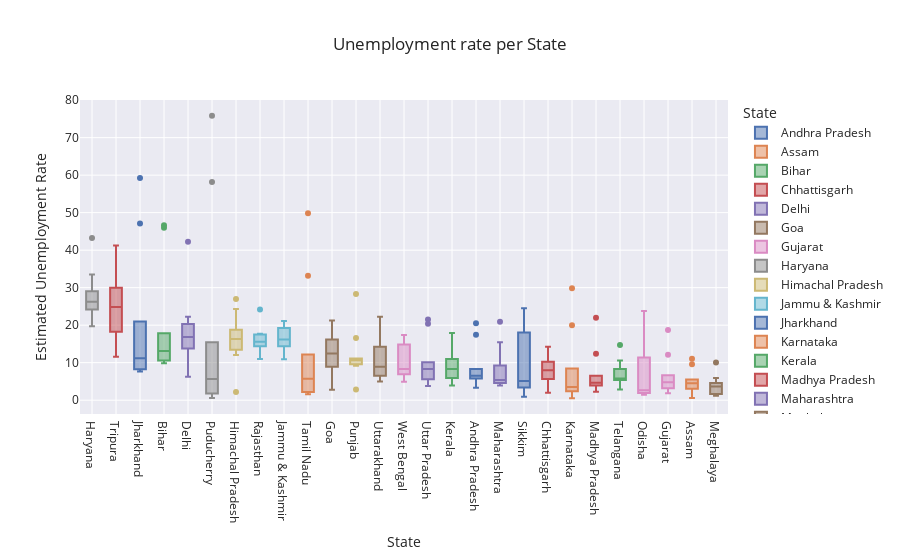

Notebook code cell kept with this figure:
### Code cell
# Box plot of Unemployment rate per State

import plotly.express as px
fig = px.box(df, x ='State',y='Estimated Unemployment Rate',color= 'State', title = 'Unemployment rate per State',template= 'seaborn')
fig.update_layout(xaxis={'categoryorder' : 'total descending'})
fig.show()

### Figure 1 — Plotly figure (JSON) as saved in the notebook; plotly's stock layout.template omitted (floating-point values rounded to 4 significant figures)
{"data": [{"alignmentgroup": "True", "hovertemplate": "State=%{x}<br>Estimated Unemployment Rate=%{y}<extra></extra>", "legendgroup": "Andhra Pradesh", "marker": {"color": "rgb(76,114,176)"}, "name": "Andhra Pradesh", "notched": false, "offsetgroup": "Andhra Pradesh", "orientation": "v", "showlegend": true, "type": "box", "x": ["Andhra Pradesh", "Andhra Pradesh", "Andhra Pradesh", "Andhra Pradesh", "Andhra Pradesh", "Andhra Pradesh", "Andhra Pradesh", "Andhra Pradesh", "Andhra Pradesh", "Andhra Pradesh"], "x0": " ", "xaxis": "x", "y": [5.48, 5.83, 5.79, 20.51, 17.43, 3.31, 8.34, 6.96, 6.4, 6.59], "y0": " ", "yaxis": "y"}, {"alignmentgroup": "True", "hovertemplate": "State=%{x}<br>Estimated Unemployment Rate=%{y}<extra></extra>", "legendgroup": "Assam", "marker": {"color": "rgb(221,132,82)"}, "name": "Assam", "notched": false, "offsetgroup": "Assam", "orientation": "v", "showlegend": true, "type": "box", "x": ["Assam", "Assam", "Assam", "Assam", "Assam", "Assam", "Assam", "Assam", "Assam", "Assam"], "x0": " ", "xaxis": "x", "y": [4.66, 4.41, 4.77, 11.06, 9.55, 0.6, 3.77, 5.53, 1.19, 3.02], "y0": " ", "yaxis": "y"}, {"alignmentgroup": "True", "hovertemplate": "State=%{x}<br>Estimated Unemployment Rate=%{y}<extra></extra>", "legendgroup": "Bihar", "marker": {"color": "rgb(85,168,104)"}, "name": "Bihar", "notched": false, "offsetgroup": "Bihar", "orientation": "v", "showlegend": true, "type": "box", "x": ["Bihar", "Bihar", "Bihar", "Bihar", "Bihar", "Bihar", "Bihar", "Bihar", "Bihar", "Bihar"], "x0": " ", "xaxis": "x", "y": [10.61, 10.29, 15.43, 46.64, 45.96, 17.82, 12.79, 13.44, 11.91, 9.82], "y0": " ", "yaxis": "y"}, {"alignmentgroup": "True", "hovertemplate": "State=%{x}<br>Estimated Unemployment Rate=%{y}<extra></extra>", "legendgroup": "Chhattisgarh", "marker": {"color": "rgb(196,78,82)"}, "name": "Chhattisgarh", "notched": false, "offsetgroup": "Chhattisgarh", "orientation": "v", "showlegend": true, "type": "box", "x": ["Chhattisgarh", "Chhattisgarh", "Chhattisgarh", "Chhattisgarh", "Chhattisgarh", "Chhattisgarh", "Chhattisgarh", "Chhattisgarh", "Chhattisgarh", "Chhattisgarh"], "x0": " ", "xaxis": "x", "y": [9.65, 8.38, 7.54, 3.41, 10.5, 14.23, 10.27, 5.63, 1.96, 6.62], "y0": " ", "yaxis": "y"}, {"alignmentgroup": "True", "hovertemplate": "State=%{x}<br>Estimated Unemployment Rate=%{y}<extra></extra>", "legendgroup": "Delhi", "marker": {"color": "rgb(129,114,179)"}, "name": "Delhi", "notched": false, "offsetgroup": "Delhi", "orientation": "v", "showlegend": true, "type": "box", "x": ["Delhi", "Delhi", "Delhi", "Delhi", "Delhi", "Delhi", "Delhi", "Delhi", "Delhi", "Delhi"], "x0": " ", "xaxis": "x", "y": [22.23, 14.84, 17.04, 16.68, 42.27, 18.19, 20.3, 13.79, 12.53, 6.27], "y0": " ", "yaxis": "y"}, {"alignmentgroup": "True", "hovertemplate": "State=%{x}<br>Estimated Unemployment Rate=%{y}<extra></extra>", "legendgroup": "Goa", "marker": {"color": "rgb(147,120,96)"}, "name": "Goa", "notched": false, "offsetgroup": "Goa", "orientation": "v", "showlegend": true, "type": "box", "x": ["Goa", "Goa", "Goa", "Goa", "Goa", "Goa", "Goa", "Goa", "Goa", "Goa"], "x0": " ", "xaxis": "x", "y": [8.89, 2.81, 5.25, 13.31, 21.25, 9.96, 17.07, 16.21, 15.38, 11.54], "y0": " ", "yaxis": "y"}, {"alignmentgroup": "True", "hovertemplate": "State=%{x}<br>Estimated Unemployment Rate=%{y}<extra></extra>", "legendgroup": "Gujarat", "marker": {"color": "rgb(218,139,195)"}, "name": "Gujarat", "notched": false, "offsetgroup": "Gujarat", "orientation": "v", "showlegend": true, "type": "box", "x": ["Gujarat", "Gujarat", "Gujarat", "Gujarat", "Gujarat", "Gujarat", "Gujarat", "Gujarat", "Gujarat", "Gujarat"], "x0": " ", "xaxis": "x", "y": [5.54, 6.38, 6.66, 18.71, 12.11, 3.2, 1.84, 1.87, 3.42, 4.03], "y0": " ", "yaxis": "y"}, {"alignmentgroup": "True", "hovertemplate": "State=%{x}<br>Estimated Unemployment Rate=%{y}<extra></extra>", "legendgroup": "Haryana", "marker": {"color": "rgb(140,140,140)"}, "name": "Haryana", "notched": false, "offsetgroup": "Haryana", "orientation": "v", "showlegend": true, "type": "box", "x": ["Haryana", "Haryana", "Haryana", "Haryana", "Haryana", "Haryana", "Haryana", "Haryana", "Haryana", "Haryana"], "x0": " ", "xaxis": "x", "y": [20.34, 25.77, 25.05, 43.22, 29.02, 26.7, 24.18, 33.5, 19.68, 27.31], "y0": " ", "yaxis": "y"}, {"alignmentgroup": "True", "hovertemplate": "State=%{x}<br>Estimated Unemployment Rate=%{y}<extra></extra>", "legendgroup": "Himachal Pradesh", "marker": {"color": "rgb(204,185,116)"}, "name": "Himachal Pradesh", "notched": false, "offsetgroup": "Himachal Pradesh", "orientation": "v", "showlegend": true, "type": "box", "x": ["Himachal Pradesh", "Himachal Pradesh", "Himachal Pradesh", "Himachal Pradesh", "Himachal Pradesh", "Himachal Pradesh", "Himachal Pradesh", "Himachal Pradesh", "Himachal Pradesh", "Himachal Pradesh"], "x0": " ", "xaxis": "x", "y": [16.83, 16.84, 18.76, 2.2, 26.95, 13.47, 24.31, 15.79, 12.04, 13.46], "y0": " ", "yaxis": "y"}, {"alignmentgroup": "True", "hovertemplate": "State=%{x}<br>Estimated Unemployment Rate=%{y}<extra></extra>", "legendgroup": "Jammu & Kashmir", "marker": {"color": "rgb(100,181,205)"}, "name": "Jammu & Kashmir", "notched": false, "offsetgroup": "Jammu & Kashmir", "orientation": "v", "showlegend": true, "type": "box", "x": ["Jammu & Kashmir", "Jammu & Kashmir", "Jammu & Kashmir", "Jammu & Kashmir", "Jammu & Kashmir", "Jammu & Kashmir", "Jammu & Kashmir", "Jammu & Kashmir", "Jammu & Kashmir"], "x0": " ", "xaxis": "x", "y": [21.08, 20.78, 15.5, 18.74, 17.92, 10.88, 11.09, 16.17, 16.14], "y0": " ", "yaxis": "y"}, {"alignmentgroup": "True", "hovertemplate": "State=%{x}<br>Estimated Unemployment Rate=%{y}<extra></extra>", "legendgroup": "Jharkhand", "marker": {"color": "rgb(76,114,176)"}, "name": "Jharkhand", "notched": false, "offsetgroup": "Jharkhand", "orientation": "v", "showlegend": true, "type": "box", "x": ["Jharkhand", "Jharkhand", "Jharkhand", "Jharkhand", "Jharkhand", "Jharkhand", "Jharkhand", "Jharkhand", "Jharkhand", "Jharkhand"], "x0": " ", "xaxis": "x", "y": [10.61, 11.85, 8.23, 47.09, 59.23, 20.95, 7.63, 9.76, 8.24, 11.8], "y0": " ", "yaxis": "y"}, {"alignmentgroup": "True", "hovertemplate": "State=%{x}<br>Estimated Unemployment Rate=%{y}<extra></extra>", "legendgroup": "Karnataka", "marker": {"color": "rgb(221,132,82)"}, "name": "Karnataka", "notched": false, "offsetgroup": "Karnataka", "orientation": "v", "showlegend": true, "type": "box", "x": ["Karnataka", "Karnataka", "Karnataka", "Karnataka", "Karnataka", "Karnataka", "Karnataka", "Karnataka", "Karnataka", "Karnataka"], "x0": " ", "xaxis": "x", "y": [2.86, 3.61, 3.46, 29.84, 19.97, 8.44, 4.01, 0.5, 2.41, 1.58], "y0": " ", "yaxis": "y"}, {"alignmentgroup": "True", "hovertemplate": "State=%{x}<br>Estimated Unemployment Rate=%{y}<extra></extra>", "legendgroup": "Kerala", "marker": {"color": "rgb(85,168,104)"}, "name": "Kerala", "notched": false, "offsetgroup": "Kerala", "orientation": "v", "showlegend": true, "type": "box", "x": ["Kerala", "Kerala", "Kerala", "Kerala", "Kerala", "Kerala", "Kerala", "Kerala", "Kerala", "Kerala"], "x0": " ", "xaxis": "x", "y": [5.31, 7.6, 8.99, 16.99, 17.88, 9.71, 7.09, 10.98, 5.91, 3.88], "y0": " ", "yaxis": "y"}, {"alignmentgroup": "True", "hovertemplate": "State=%{x}<br>Estimated Unemployment Rate=%{y}<extra></extra>", "legendgroup": "Madhya Pradesh", "marker": {"color": "rgb(196,78,82)"}, "name": "Madhya Pradesh", "notched": false, "offsetgroup": "Madhya Pradesh", "orientation": "v", "showlegend": true, "type": "box", "x": ["Madhya Pradesh", "Madhya Pradesh", "Madhya Pradesh", "Madhya Pradesh", "Madhya Pradesh", "Madhya Pradesh", "Madhya Pradesh", "Madhya Pradesh", "Madhya Pradesh", "Madhya Pradesh"], "x0": " ", "xaxis": "x", "y": [4.11, 4.57, 2.22, 12.36, 21.98, 6.48, 5.08, 4.7, 3.91, 3.13], "y0": " ", "yaxis": "y"}, {"alignmentgroup": "True", "hovertemplate": "State=%{x}<br>Estimated Unemployment Rate=%{y}<extra></extra>", "legendgroup": "Maharashtra", "marker": {"color": "rgb(129,114,179)"}, "name": "Maharashtra", "notched": false, "offsetgroup": "Maharashtra", "orientation": "v", "showlegend": true, "type": "box", "x": ["Maharashtra", "Maharashtra", "Maharashtra", "Maharashtra", "Maharashtra", "Maharashtra", "Maharashtra", "Maharashtra", "Maharashtra", "Maharashtra"], "x0": " ", "xaxis": "x", "y": [4.95, 4.69, 5.79, 20.9, 15.46, 9.23, 3.89, 6.23, 4.55, 4.1], "y0": " ", "yaxis": "y"}, {"alignmentgroup": "True", "hovertemplate": "State=%{x}<br>Estimated Unemployment Rate=%{y}<extra></extra>", "legendgroup": "Meghalaya", "marker": {"color": "rgb(147,120,96)"}, "name": "Meghalaya", "notched": false, "offsetgroup": "Meghalaya", "orientation": "v", "showlegend": true, "type": "box", "x": ["Meghalaya", "Meghalaya", "Meghalaya", "Meghalaya", "Meghalaya", "Meghalaya", "Meghalaya", "Meghalaya", "Meghalaya", "Meghalaya"], "x0": " ", "xaxis": "x", "y": [1.66, 3.59, 1.58, 10.03, 5.92, 1.15, 2.1, 3.74, 4.29, 4.6], "y0": " ", "yaxis": "y"}, {"alignmentgroup": "True", "hovertemplate": "State=%{x}<br>Estimated Unemployment Rate=%{y}<extra></extra>", "legendgroup": "Odisha", "marker": {"color": "rgb(218,139,195)"}, "name": "Odisha", "notched": false, "offsetgroup": "Odisha", "orientation": "v", "showlegend": true, "type": "box", "x": ["Odisha", "Odisha", "Odisha", "Odisha", "Odisha", "Odisha", "Odisha", "Odisha", "Odisha", "Odisha"], "x0": " ", "xaxis": "x", "y": [1.9, 3.12, 13.08, 23.76, 11.41, 3.77, 1.88, 1.42, 2.1, 2.18], "y0": " ", "yaxis": "y"}, {"alignmentgroup": "True", "hovertemplate": "State=%{x}<br>Estimated Unemployment Rate=%{y}<extra></extra>", "legendgroup": "Puducherry", "marker": {"color": "rgb(140,140,140)"}, "name": "Puducherry", "notched": false, "offsetgroup": "Puducherry", "orientation": "v", "showlegend": true, "type": "box", "x": ["Puducherry", "Puducherry", "Puducherry", "Puducherry", "Puducherry", "Puducherry", "Puducherry", "Puducherry", "Puducherry", "Puducherry"], "x0": " ", "xaxis": "x", "y": [0.58, 1.76, 1.2, 75.85, 58.19, 4.24, 15.47, 5.05, 10.9, 6.18], "y0": " ", "yaxis": "y"}, {"alignmentgroup": "True", "hovertemplate": "State=%{x}<br>Estimated Unemployment Rate=%{y}<extra></extra>", "legendgroup": "Punjab", "marker": {"color": "rgb(204,185,116)"}, "name": "Punjab", "notched": false, "offsetgroup": "Punjab", "orientation": "v", "showlegend": true, "type": "box", "x": ["Punjab", "Punjab", "Punjab", "Punjab", "Punjab", "Punjab", "Punjab", "Punjab", "Punjab", "Punjab"], "x0": " ", "xaxis": "x", "y": [11.11, 10.97, 10.32, 2.86, 28.33, 16.55, 9.19, 10.99, 9.61, 9.88], "y0": " ", "yaxis": "y"}, {"alignmentgroup": "True", "hovertemplate": "State=%{x}<br>Estimated Unemployment Rate=%{y}<extra></extra>", "legendgroup": "Rajasthan", "marker": {"color": "rgb(100,181,205)"}, "name": "Rajasthan", "notched": false, "offsetgroup": "Rajasthan", "orientation": "v", "showlegend": true, "type": "box", "x": ["Rajasthan", "Rajasthan", "Rajasthan", "Rajasthan", "Rajasthan", "Rajasthan", "Rajasthan", "Rajasthan", "Rajasthan", "Rajasthan"], "x0": " ", "xaxis": "x", "y": [10.97, 15.16, 11.9, 17.7, 15.74, 14.39, 15.81, 17.51, 15.35, 24.15], "y0": " ", "yaxis": "y"}, {"alignmentgroup": "True", "hovertemplate": "State=%{x}<br>Estimated Unemployment Rate=%{y}<extra></extra>", "legendgroup": "Sikkim", "marker": {"color": "rgb(76,114,176)"}, "name": "Sikkim", "notched": false, "offsetgroup": "Sikkim", "orientation": "v", "showlegend": true, "type": "box", "x": ["Sikkim", "Sikkim", "Sikkim", "Sikkim", "Sikkim", "Sikkim", "Sikkim", "Sikkim"], "x0": " ", "xaxis": "x", "y": [23.57, 2.28, 24.51, 4.46, 4.45, 12.49, 5.7, 0.88], "y0": " ", "yaxis": "y"}, {"alignmentgroup": "True", "hovertemplate": "State=%{x}<br>Estimated Unemployment Rate=%{y}<extra></extra>", "legendgroup": "Tamil Nadu", "marker": {"color": "rgb(221,132,82)"}, "name": "Tamil Nadu", "notched": false, "offsetgroup": "Tamil Nadu", "orientation": "v", "showlegend": true, "type": "box", "x": ["Tamil Nadu", "Tamil Nadu", "Tamil Nadu", "Tamil Nadu", "Tamil Nadu", "Tamil Nadu", "Tamil Nadu", "Tamil Nadu", "Tamil Nadu", "Tamil Nadu"], "x0": " ", "xaxis": "x", "y": [1.57, 2.09, 6.4, 49.83, 33.16, 12.2, 6.81, 2.65, 5, 2.16], "y0": " ", "yaxis": "y"}, {"alignmentgroup": "True", "hovertemplate": "State=%{x}<br>Estimated Unemployment Rate=%{y}<extra></extra>", "legendgroup": "Telangana", "marker": {"color": "rgb(85,168,104)"}, "name": "Telangana", "notched": false, "offsetgroup": "Telangana", "orientation": "v", "showlegend": true, "type": "box", "x": ["Telangana", "Telangana", "Telangana", "Telangana", "Telangana", "Telangana", "Telangana", "Telangana", "Telangana", "Telangana"], "x0": " ", "xaxis": "x", "y": [5.49, 8.29, 5.77, 6.25, 14.7, 10.55, 5.36, 5.79, 3.27, 2.86], "y0": " ", "yaxis": "y"}, {"alignmentgroup": "True", "hovertemplate": "State=%{x}<br>Estimated Unemployment Rate=%{y}<extra></extra>", "legendgroup": "Tripura", "marker": {"color": "rgb(196,78,82)"}, "name": "Tripura", "notched": false, "offsetgroup": "Tripura", "orientation": "v", "showlegend": true, "type": "box", "x": ["Tripura", "Tripura", "Tripura", "Tripura", "Tripura", "Tripura", "Tripura", "Tripura", "Tripura", "Tripura"], "x0": " ", "xaxis": "x", "y": [32.67, 28.4, 29.95, 41.23, 21.51, 21.71, 18.24, 27.92, 17.35, 11.57], "y0": " ", "yaxis": "y"}, {"alignmentgroup": "True", "hovertemplate": "State=%{x}<br>Estimated Unemployment Rate=%{y}<extra></extra>", "legendgroup": "Uttar Pradesh", "marker": {"color": "rgb(129,114,179)"}, "name": "Uttar Pradesh", "notched": false, "offsetgroup": "Uttar Pradesh", "orientation": "v", "showlegend": true, "type": "box", "x": ["Uttar Pradesh", "Uttar Pradesh", "Uttar Pradesh", "Uttar Pradesh", "Uttar Pradesh", "Uttar Pradesh", "Uttar Pradesh", "Uttar Pradesh", "Uttar Pradesh", "Uttar Pradesh"], "x0": " ", "xaxis": "x", "y": [7.58, 8.98, 10.11, 21.54, 20.41, 9.47, 5.56, 5.79, 4.18, 3.75], "y0": " ", "yaxis": "y"}, {"alignmentgroup": "True", "hovertemplate": "State=%{x}<br>Estimated Unemployment Rate=%{y}<extra></extra>", "legendgroup": "Uttarakhand", "marker": {"color": "rgb(147,120,96)"}, "name": "Uttarakhand", "notched": false, "offsetgroup": "Uttarakhand", "orientation": "v", "showlegend": true, "type": "box", "x": ["Uttarakhand", "Uttarakhand", "Uttarakhand", "Uttarakhand", "Uttarakhand", "Uttarakhand", "Uttarakhand", "Uttarakhand", "Uttarakhand", "Uttarakhand"], "x0": " ", "xaxis": "x", "y": [5.49, 4.99, 19.85, 6.48, 8.01, 8.61, 12.38, 14.26, 22.26, 9.23], "y0": " ", "yaxis": "y"}, {"alignmentgroup": "True", "hovertemplate": "State=%{x}<br>Estimated Unemployment Rate=%{y}<extra></extra>", "legendgroup": "West Bengal", "marker": {"color": "rgb(218,139,195)"}, "name": "West Bengal", "notched": false, "offsetgroup": "West Bengal", "orientation": "v", "showlegend": true, "type": "box", "x": ["West Bengal", "West Bengal", "West Bengal", "West Bengal", "West Bengal", "West Bengal", "West Bengal", "West Bengal", "West Bengal", "West Bengal"], "x0": " ", "xaxis": "x", "y": [6.94, 4.92, 6.92, 17.41, 17.41, 7.29, 6.83, 14.87, 9.35, 9.98], "y0": " ", "yaxis": "y"}], "layout": {"autosize": true, "boxmode": "overlay", "legend": {"title": {"text": "State"}, "tracegroupgap": 0}, "title": {"text": "Unemployment rate per State"}, "xaxis": {"anchor": "y", "autorange": true, "categoryarray": ["Andhra Pradesh", "Assam", "Bihar", "Chhattisgarh", "Delhi", "Goa", "Gujarat", "Haryana", "Himachal Pradesh", "Jammu & Kashmir", "Jharkhand", "Karnataka", "Kerala", "Madhya Pradesh", "Maharashtra", "Meghalaya", "Odisha", "Puducherry", "Punjab", "Rajasthan", "Sikkim", "Tamil Nadu", "Telangana", "Tripura", "Uttar Pradesh", "Uttarakhand", "West Bengal"], "categoryorder": "total descending", "domain": [0, 1], "range": [-0.5, 26.5], "title": {"text": "State"}, "type": "category"}, "yaxis": {"anchor": "x", "autorange": true, "domain": [0, 1], "range": [-3.686, 80.04], "title": {"text": "Estimated Unemployment Rate"}, "type": "linear"}}}
